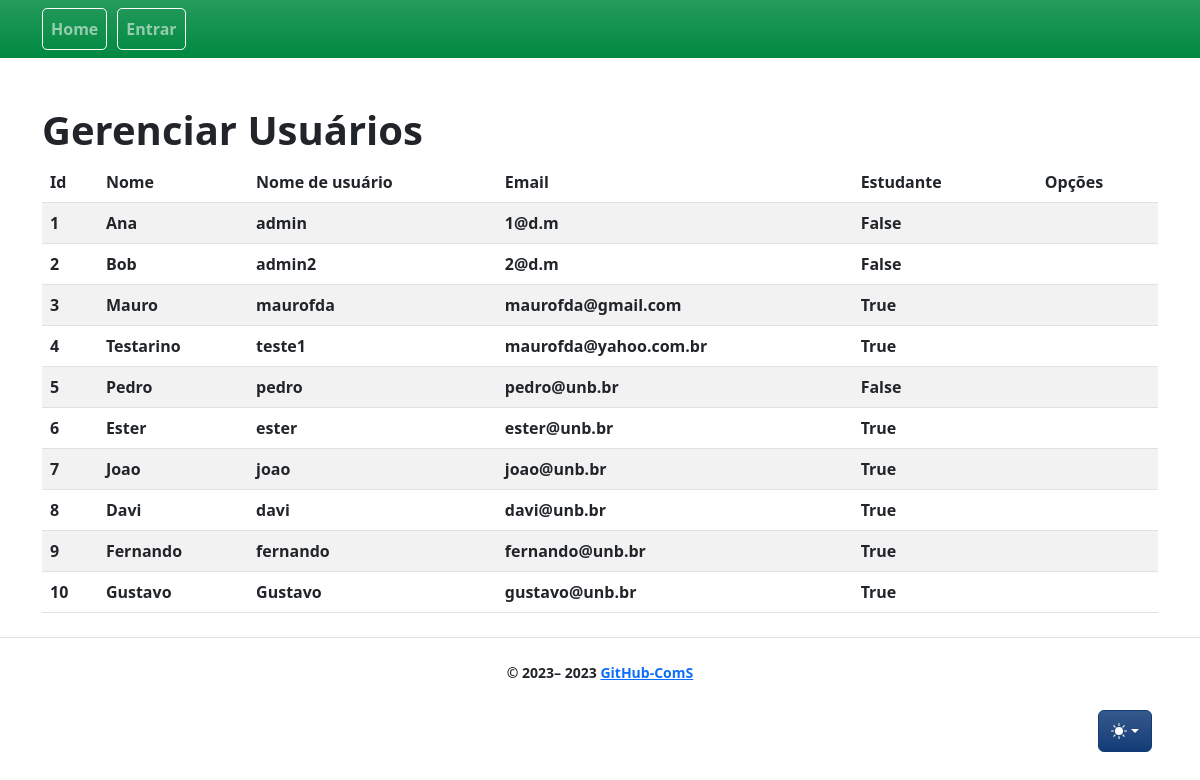
The app's page /users/, older data.
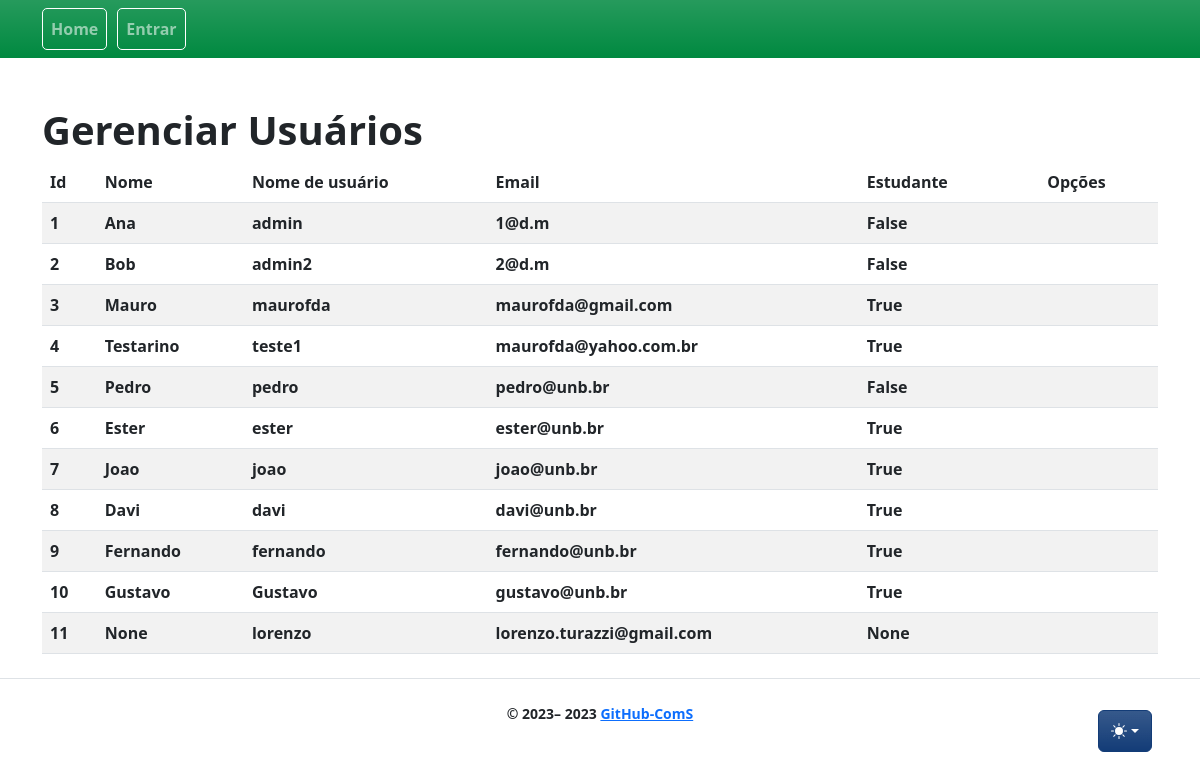
The same page, newer data.
### app/models/user.py (models this page shows, shortened)
class User(UserMixin, db.Model):
    __tablename__ = "user"
    id = db.Column(db.Integer, primary_key=True)
    name = db.Column(db.String, nullable=True)
    username = db.Column(db.String(80), unique=True, nullable=False)
    email = db.Column(db.String(120), unique=True, nullable=False)
    pwd = db.Column(db.String(300), nullable=False)
    is_student = db.Column(db.BOOLEAN)

### app/controllers/users_controllers.py (the view)
@bp.route("/", methods=["GET", "POST"])
def index():
    users = User.query.all()
    return render_template(_j.index, entities=users, **properties)

### app/templates/users/index.jinja2 (shortened to what this page needs)
{% extends "base.jinja2" %}
{% from 'bootstrap5/utils.html' import render_icon %}
{% from 'macros/component_confirm_modal.jinja2' import confirmModalMacro, confirmModalScript %}
{% block head %}
{{ super() }}
{% endblock %}
{% block content %}
<div class="table-wrapper">
    <div class="table-title">
        <div class="row">
            <div class="col-sm-6">
                <h1>Gerenciar {{title}}</h1>
            </div>
            <div class="col-sm-6">
            </div>
        </div>
    </div>
    <table class="table table-striped table-hover">
        <thead>
            <tr>
                <th>Id</th>
                <th>Nome</th>
                <th>Nome de usuário</th>
                <th>Email</th>
                <th>Estudante</th>
                <th></th>
                <th>Opções</th>
            </tr>
        </thead>
        <tbody>
            {% for entity in entities %}
            <tr>
                {% for field in list_fields %}
                <td>{{ entity[field] }}</td>
                {% endfor %}
                <td>
                    <a class="btn" href="{{ url_for('users.edit', id=entity.id) }}" data-toggle="tooltip"
                        data-placement="top" title="Tooltip on top"></a>
                    <a  href="#" class="btn clickForActionToConfirm" entity-id="{{entity.id}}" data-bs-toggle="modal"
                        data-bs-target="#modalConfirm" data-entity-reference="{{entity.username}}"
                        data-action="{{url_for('users.delete', id=entity.id)}}" data-action-text="delete" title="delete">
                    </a>
                </td>
            </tr>
            {% endfor %}
        </tbody>
    </table>
</div>
{% endblock %}

### app/templates/base.jinja2 (shortened to what this page needs)
{% from 'bootstrap5/utils.html' import render_messages %}
{% from 'bootstrap5/form.html' import render_form %}
{% from 'bootstrap5/nav.html' import render_nav_item, render_breadcrumb_item %}
<!doctype html>
<html lang="pt-BR" data-bs-theme="auto">
  <head>
    {% block head %}
    {% block styles %}
    {{ bootstrap.load_css() }}
    <link href="/static/css/bootstrap.min.css" rel="stylesheet" type="text/css">
    {% endblock %}
    {% endblock %}
  </head>
  <body >
    <nav style="background:#008940;" class="navbar navbar-dark navbar-expand-lg mb-5 fs-6 fw-semibold mobile-toggler bg-gradient" >
      <div class="container" >
        <div class="collapse navbar-collapse text-white nav-pills" id="navbarSupportedContent">
          <ul class="navbar-nav mr-auto">
            <div class="nav_bar_box" >
              {{ render_nav_item('main.index', 'Home') }}
            </div>
            {% if current_user.is_authenticated %}
            <div class="nav_bar_box">
              {{ render_nav_item('solicitations.index', 'Solicitações') }}
            </div>
            <div class="nav_bar_box">
              {{ render_nav_item ('auth.upload', 'Docs') }}
            </div>
          </ul>
        </div>
        <div>
          <ul class="navbar-nav collapse navbar-collapse mr-auto " id="navbarSupportedContent">
            <form class="d-flex" role="search">
              <input class="form-control form-control me-1 bg-221259 container-fluid" type="search"
                placeholder="Filtrar" aria-label="Search" id="filter">
              <button class="btn btn-outline-light me-5" type="submit">Buscar</button>
            </form>
          </ul>
        </div>
        <div>
          <ul class="navbar-nav collapse navbar-collapse me-0" id="navbarSupportedContent">
            <div class="nav_bar_box ms-0">
              {{ render_nav_item('auth.profile', (current_user.username|upper)) }}
            </div>
            <div class="nav_bar_box ml-2">
              {{ render_nav_item('auth.logout', 'Sair') }}
            </div>
            {% elif not current_user.is_authenticated %}
            <div class="nav_bar_box">
              {{ render_nav_item('auth.login', 'Entrar') }}
            </div>
            {% endif %}
          </ul>
        </div>
      </div>
    </nav>
    <div class="dropdown position-fixed bottom-0 end-0 mb-5 me-5 bd-mode-toggle">
      <button class="btn btn-bd-primary py-2 dropdown-toggle d-flex align-items-center bg-gradient" id="bd-theme"
        type="button" title="Toggle theme" aria-expanded="false" data-bs-toggle="dropdown"
        aria-label="Toggle theme(auto)">
        <svg class="bi my-1 theme-icon-active" width="1em" height="1em" title="color mode">
          <use href="#circle-half"></use>
        </svg>
      </button>
    </div>
    <main class="container">
      {% block content %}
      {% endblock %}
    </main>
    <footer class="text-center">
      {% block footer %}
      <div class="d-flex flex-column flex-sm-row justify-content-center py-4 my-4 border-top">
        <small> &copy; 2023–
          <script>document.write(new Date().getFullYear())</script> <a
            href="https://github.com/mauro-fernandes/ComS-rottenpotatoes">GitHub-ComS</a>
        </small>
      </div>
      {% endblock %}
    </footer>
  </body>
</html>

### app/templates/base.jinja2 (style rules this page uses)
.nav_bar_box { background-color: transparent; color: #ffffff; padding: 0px; border-radius: 5px; border: 1px solid #ffffff; width: auto; height: 2.6rem; margin-right: 10px; }
.bi { vertical-align: -.125em; fill: currentColor; }
.btn-bd-primary { --bd-violet-bg: hsl(215, 73%, 27%); --bd-violet-rgb: 112.520718, 44.062154, 249.437846; --bs-btn-font-weight: 600; --bs-btn-color: var(--bs-white); --bs-btn-bg: var(--bd-violet-bg); --bs-btn-border-color: var(--bd-violet-bg); --bs-btn-hover-color: var(--bs-white); --bs-btn-hover-bg: hsl(215, 85%, 37%); --bs-btn-hover-border-color: hsl(215, 75%, 52%); --bs-btn-focus-shadow-rgb: var(--bd-violet-rgb); --bs-btn-active-color: var(--bs-btn-hover-color); --bs-btn-active-bg: hsl(215, 70%, 46%); --bs-btn-active-border-color: hsl(234, 70%, 46%); }
.bd-mode-toggle { z-index: 1500; }

Row changes from the older to the newer data that the page shows:
added User: id "11" "None" "lorenzo" "lorenzo.turazzi@gmail.com" "None"
